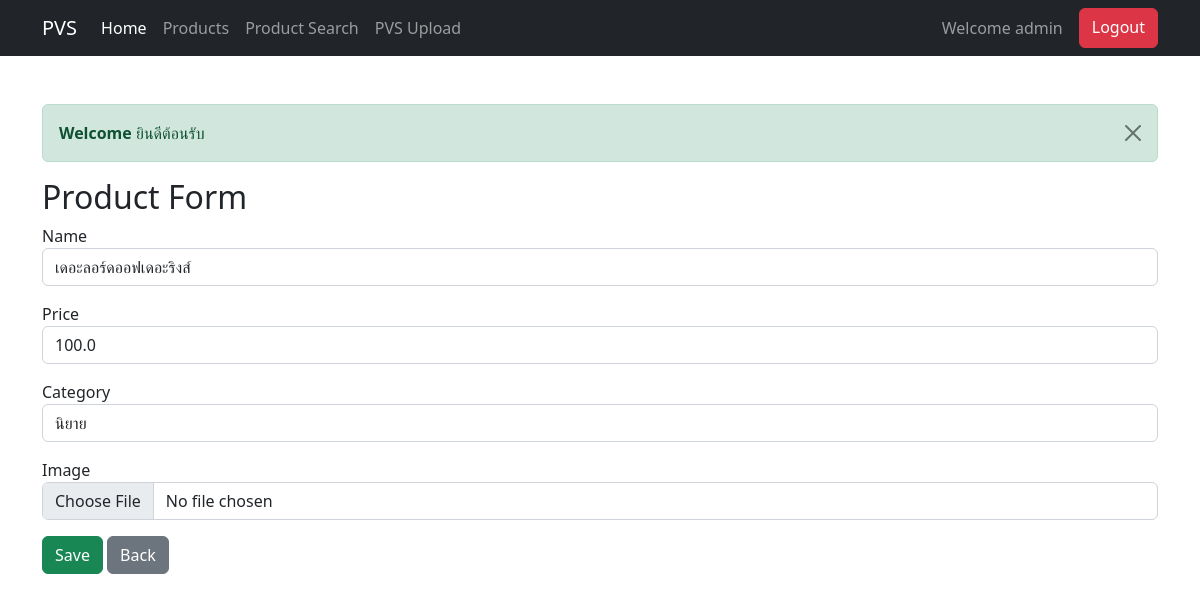
The app's page /products/edit/1 (signed in) with its own data.
### models.py (models this page shows)
class Product(Base):
    __tablename__ = "product"
    id = Column(Integer, primary_key=True, index=True)
    name = Column(String(200), nullable=False)
    price = Column(Float, nullable=False)
    image = Column(String(200), nullable=True)
    category_id = Column(Integer, ForeignKey("category.id"))
    category = relationship("Category")

class Category(Base):
    __tablename__ = "category"
    id = Column(Integer, primary_key=True, index=True)
    name = Column(String(100), nullable=False)

### main.py (the view)
@app.get("/products/edit/{id}", response_class=HTMLResponse)
def edit_form(request: Request, id: int):
    db = SessionLocal()
    try:
        product = db.get(Product, id)
        categories = db.query(Category).all()
        return templates.TemplateResponse(
            request=request,
            name="product_form.html",
            context={
                "product": product,
                "categories": categories
            }
        )
    finally:
        db.close()

### templates/product_form.html (shortened to what this page needs)
{% extends "master.html" %}
{% block content %}
<h2>Product Form</h2>
<form method="post" enctype="multipart/form-data">
    <div class="mb-3">
        <label>Name</label>
        <input type="text" name="name" class="form-control"
               value="{{ product.name if product else '' }}">
    </div>
    <div class="mb-3">
        <label>Price</label>
        <input type="number" name="price" class="form-control"
               value="{{ product.price if product else '' }}">
    </div>
    <div class="mb-3">
        <label>Category</label>
        <select name="category_id" class="form-control">
            {% for c in categories %}
            <option value="{{ c.id }}"
                {% if product and product.category_id == c.id %}selected{% endif %}>
                {{ c.name }}
            </option>
            {% endfor %}
        </select>
    </div>
    <div class="mb-3">
        <label>Image</label>
        <input type="file" name="image" class="form-control">
    </div>
    <button class="btn btn-success">Save</button>
    <a href="/products" class="btn btn-secondary">Back</a>
</form>
{% endblock %}

### records on screen
Product: name "เดอะลอร์ดออฟเดอะริงส์", price "100.0", category_id "นิยาย"

### other values on screen
{{ request.session.get('user') }} "admin"
